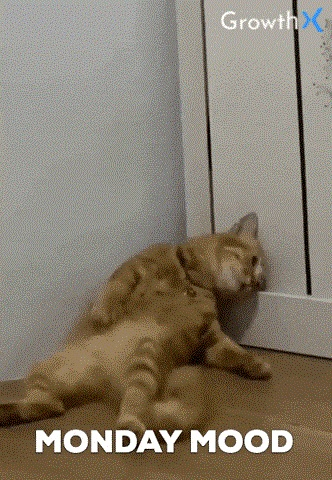
#> input picture 02-19-practica/imgprueba.jpg, 332 x 480 px
$ jupyter execute pruebas.ipynb
#> lines starting #> are read from the running program, lines starting #| are printed output that depends on the picture
[cell 1]
import matplotlib.pyplot as plt
import numpy as np
import cv2

img_bg = cv2.imread("imgprueba.jpg")
#> img_bg is the input picture: shape (480, 332, 3); mean B, G, R 110.1, 125.6, 135.3
img_rgb = cv2.cvtColor(img_bg, cv2.COLOR_BGR2RGB)
print(f'Alto: {img_bg.shape[0]}')
#| Alto: 480
print(f'Ancho: {img_bg.shape[1]}')
#| Ancho: 332
print(f'Canales: {img_bg.shape[2]}')
#| Canales: 3
fig,axs = plt.subplots(1,4,figsize=(20,5))
axs[0].imshow(img_rgb)
axs[0].set_title("Imagen original")

fig_img = axs[1].imshow(img_rgb[...,0], cmap = "Reds")
fig.colorbar(fig_img, ax=axs[1],shrink = 0.5)
axs[1].set_title("Canal rojo")
fig_img = axs[2].imshow(img_rgb[...,0], cmap = "Greens")
fig.colorbar(fig_img, ax=axs[2],shrink = 0.5)
axs[2].set_title("Canal verde")
fig_img = axs[3].imshow(img_rgb[...,0], cmap = "Blues")
fig.colorbar(fig_img, ax=axs[3],shrink = 0.5)
axs[3].set_title("Canal azul")
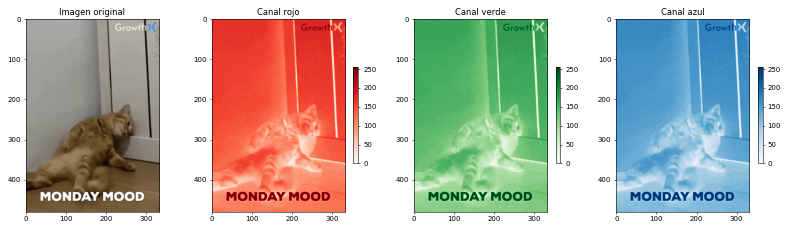
#> figure drawn by matplotlib, 7 panels

[cell 2]
recorte = img_rgb[200:700,0:300,]
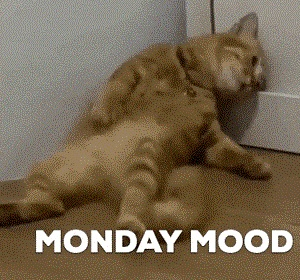
#> recorte: shape (280, 300, 3); mean R, G, B 119.7, 104, 81.7
plt.imshow(recorte)
cv2.imwrite("r-recorte.png",cv2.cvtColor(recorte,cv2.COLOR_BGR2RGB))
#> Out = True
